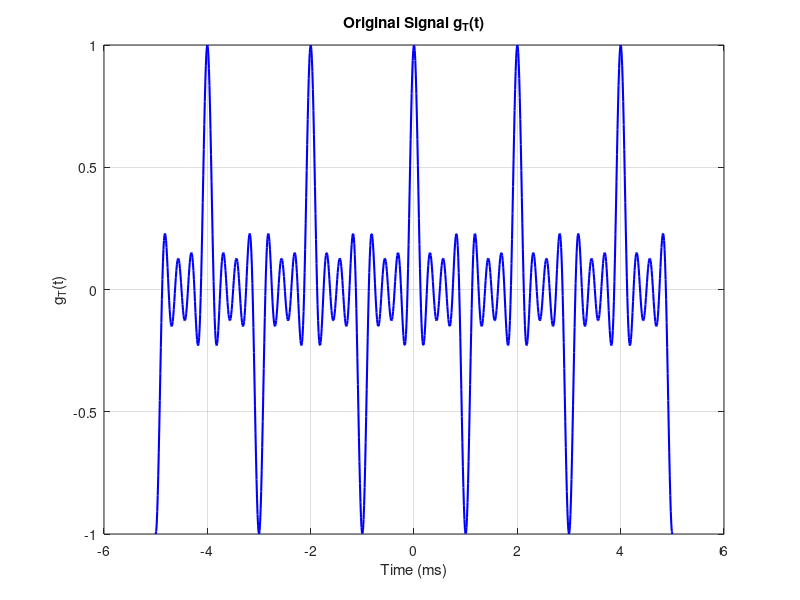
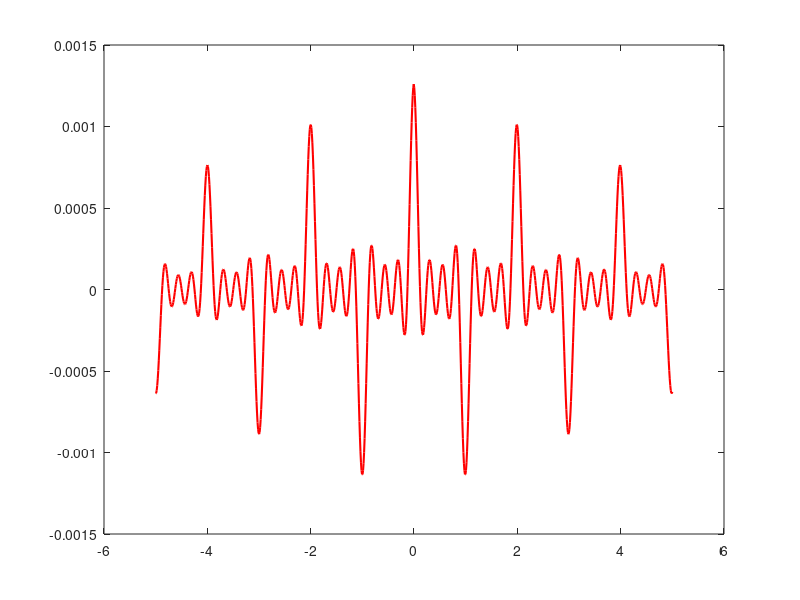

These charts were generated, in order, by the following MATLAB code: (Note: this script raises an error after producing the figures.)
% Parameters
N = 8;
f_m = 1e3;
t = linspace(-5e-3, 5e-3, 1000);
dt = t(2) - t(1);

% Original signal
gt = sinc(N*f_m*t) ./ sinc(f_m*t);

% Autocorrelation via convolution
R = conv(gt, fliplr(gt), 'same') * dt;
tau = linspace(-5e-3, 5e-3, length(R));

zero_crossings = [];
for i = 1:length(R)-1
    if R(i)*R(i+1) < 0
        tau_zero = tau(i) - R(i)*(tau(i+1)-tau(i)) / (R(i+1)-R(i));
        zero_crossings = [zero_crossings, tau_zero];
    end
end

% --- Plot: Original Signal ---
figure;
plot(t*1e3, gt, 'b', 'LineWidth', 1.5);
xlabel('Time (ms)');
ylabel('g_T(t)');
title('Original Signal g_T(t)');
grid on;

% --- Plot: Autocorrelation with Zero Crossings ---
figure;
plot(tau*1e3, R, 'r', 'LineWidth', 1.5);
hold on;
yline(0, '--k');
plot(zero_crossings*1e3, zeros(size(zero_crossings)), 'ko', 'MarkerFaceColor', 'g');
xlabel('Time Delay \tau (ms)');
ylabel('Autocorrelation R(\tau)');
title('Autocorrelation of g_T(t) with Zero Crossings');
legend('R(\tau)', 'Zero Line', 'Orthogonal Points', 'Location', 'best');
grid on;
